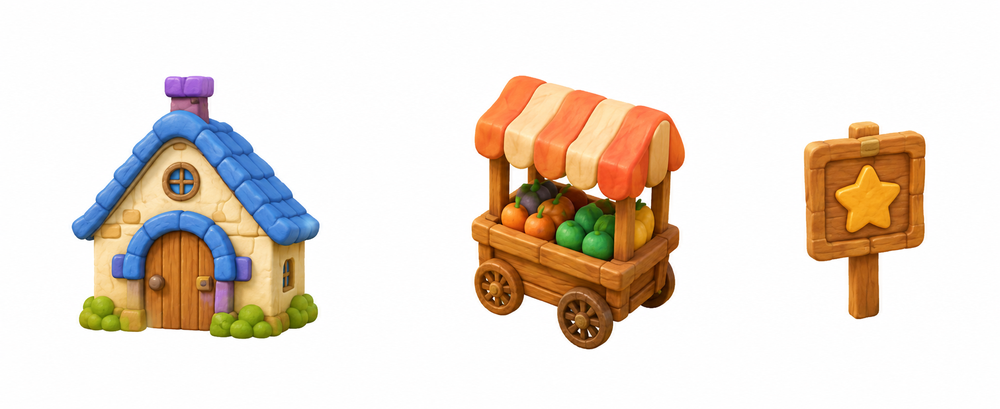
#> input picture pipeline/map_sheets/b1_buildings.png, 1000 x 409 px, shrunk from 1962 x 802 before the run; its folder holds only this picture in this run
$ python slice_map_sheets.py
#> lines starting #> are read from the running program, lines starting #| are printed output that depends on the picture; after the words box and inside, x2 and y2 are one past the last pixel; in counts of white or black regions, pixels touching at a corner belong together
import numpy as np, json, os
from PIL import Image
NAMES = {
 'b1_buildings': ['cottage','cart','signpost'],
 'b2_trees':     ['tree_round','tree_pine','bush'],
 'b3_ground':    ['fence','rocks','flowers_yellow','flowers_bluepink'],
 'b4_terrain':   ['block_plateau','block_river','island_small'],
 'b5_tokens':    ['token_gold','token_blue','token_locked','cloud'],
}
os.makedirs('map_assets', exist_ok=True)
out = {}
for sheet, names in NAMES.items():
    im = Image.open(f'map_sheets/{sheet}.png').convert('RGBA')
    a = np.array(im).astype(np.int16)
    if Image.open(f'map_sheets/{sheet}.png').mode == 'RGBA':
        mask = a[...,3] > 8
    else:
        dist = (255 - a[...,:3]).max(axis=2)
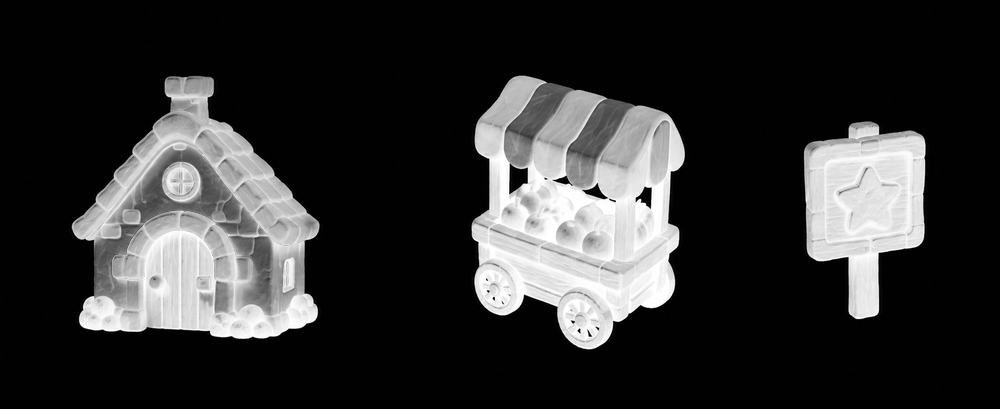
#> dist: shape (409, 1000) int16; min 0, max 255, mean 49.2
        mask = dist > 18
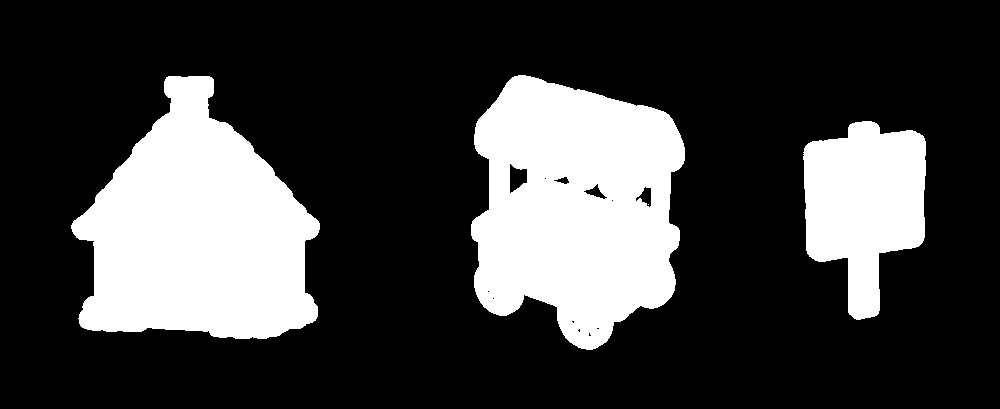
#> mask: shape (409, 1000) bool; 25% white; 4 white regions (1 under 20 px), largest, box (x1, y1, x2, y2) and area: (471, 75, 685, 350) 43097, (71, 76, 320, 339) 42610, (803, 121, 926, 320) 16598
    cols = mask.any(axis=0)
    runs, inrun = [], False
    for x, v in enumerate(cols):
        if v and not inrun: start, inrun = x, True
        if not v and inrun: runs.append((start, x)); inrun = False
#> this loop made 1000 passes
#> after the loop, inrun = False; runs = [(71, 320), (471, 685), (803, 926)]; start = 803
    if inrun: runs.append((start, len(cols)))
    # merge runs separated by small gaps (<25px), drop tiny runs
    merged = []
    for r in runs:
        if merged and r[0] - merged[-1][1] < 25: merged[-1] = (merged[-1][0], r[1])
        else: merged.append(r)
#> this loop made 3 passes
#> after the loop, merged = [(71, 320), (471, 685), (803, 926)]
    merged = [r for r in merged if r[1]-r[0] > 40]
    assert len(merged) == len(names), (sheet, merged)
    for (x0,x1), name in zip(merged, names):
        sub = mask[:, x0:x1]; ys = np.where(sub.any(axis=1))[0]
#> after `sub = mask[:, x0:x1]`:
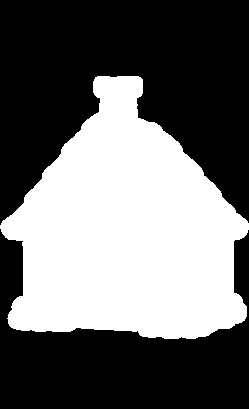
#> sub: shape (409, 249) bool; 41.8% white; 1 white region, box (x1, y1, x2, y2) and area: (0, 76, 249, 339) 42610
#> after `ys = np.where(sub.any(axis=1))[0]`: ys = 263 values from 76 to 338
        y0, y1 = ys[0], ys[-1]+1
#> y0 = 76; y1 = 339
        pad = 24
        box = (max(0,x0-pad), max(0,y0-pad), min(im.width,x1+pad), min(im.height,y1+pad))
#> box = (47, 52, 344, 363)
        crop = im.crop(box)
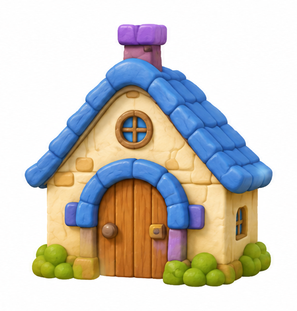
#> crop: PIL image 297x311 RGBA; mean R, G, B, A 204.5, 201.1, 194.1, 255
        if Image.open(f'map_sheets/{sheet}.png').mode != 'RGBA':
            c = np.array(crop).astype(np.float32)
            d = (255 - c[...,:3]).max(axis=2)
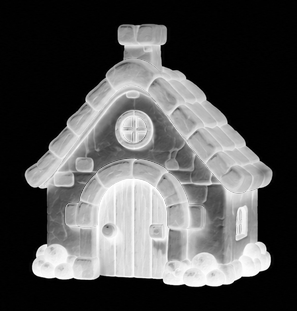
#> d: shape (311, 297) float32; min 0, max 255, mean 81.8
            alpha = np.clip((d - 10) / 30, 0, 1) * 255   # soft key on white
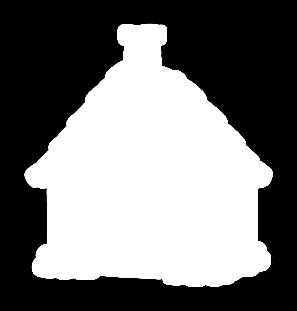
#> alpha: shape (311, 297) float32; min 0, max 255, mean 117.5
            c[...,3] = alpha
            crop = Image.fromarray(c.astype(np.uint8))
        crop.save(f'map_assets/{name}.png')
        out[name] = {'sheet': sheet, 'box': [int(v) for v in box], 'size': crop.size}
        print(name, crop.size)
#| cottage (297, 311)
#> (the run stopped early here; a loop or call above may not have finished)
